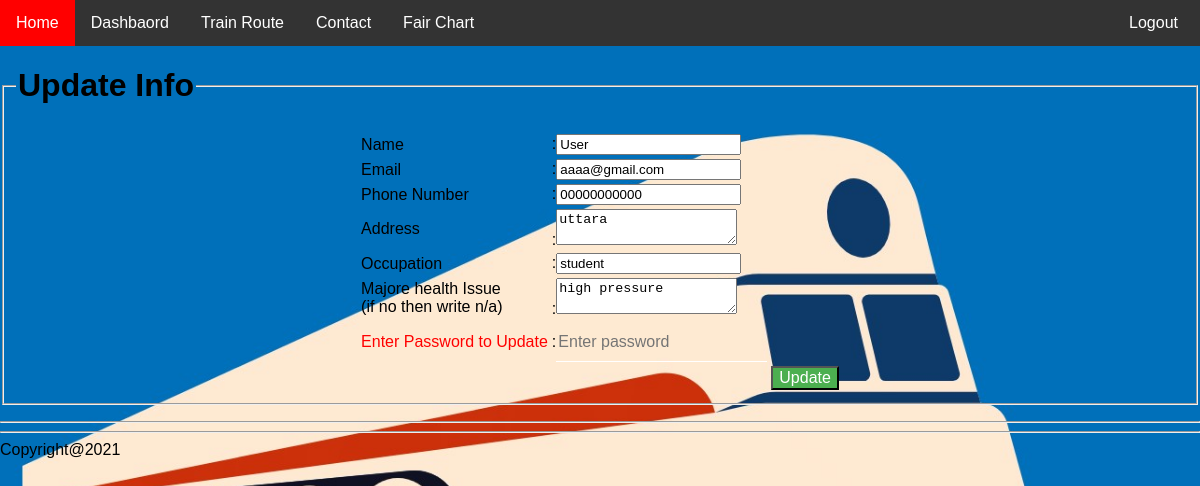
The app's page /user/update_user_info.php (signed in) with its own data.
### tables this page shows
CREATE TABLE `user_info` (
  `name` text NOT NULL,
  `email` varchar(20) NOT NULL,
  `pswrd` text NOT NULL,
  `phn_number` text NOT NULL,
  `nid` int(13) NOT NULL,
  `adrs` text NOT NULL,
  `dob` text NOT NULL,
  `bl_group` varchar(5) NOT NULL,
  `gender` text NOT NULL,
  `ocpsn` text NOT NULL,
  `healt_issue` text NOT NULL,
  `user_count` int(11) NOT NULL
);

### user/models/db_config.php (called while the page is built, shortened)
<?php
	$db_server="localhost";
	$db_uname="root";
	$db_pass="";
	$db_name="web_project";
	function get($query){
		global $db_server,$db_uname,$db_pass,$db_name;
		$conn = mysqli_connect($db_server,$db_uname,$db_pass,$db_name);
		$data = array();
		if($conn){
			$result = mysqli_query($conn,$query);
			while($row = mysqli_fetch_assoc($result)){
				$data[] = $row;
			}
		}
		return $data;
	}
?>

### user/controllers/update_controller.php (called while the page is built, shortened)
<?php
 include_once 'models/db_config.php';
 $pass="";
 ?>

### user/update_user_info.php (the view, shortened to what this page needs)
<?php
 include_once 'models/db_config.php';
 include_once 'controllers/header.php';
 include_once 'controllers/update_controller.php';
 $email=$_SESSION["ulog"];
 $query = "SELECT name, email,pswrd, phn_number, nid,adrs,dob,bl_group,gender,ocpsn,healt_issue,user_count FROM `user_info` WHERE email='$email'";
 $result=get($query);
?>
<html>
     <head>
     </head>
 <body>
         <form action="" onsubmit="return validate()" method="post">
             <fieldset>
                 <legend><h1>Update Info</h1></legend>
             <table align="center">
                 <tr>
                     <td>
                         Name
                     </td>
                     <td>
                         :<input id="name" type="text" name="name" value="<?php foreach ($result as $row){ echo "$row[name]";}?>" placeholder="Enter full name">
                     </td>
                     <td>
                     </td>
                 </tr>
                 <tr>
                     <td>
                         Email
                     </td>
                     <td>
                         :<input id="email" type="text" name="email" value="<?php foreach ($result as $row){ echo "$row[email]";}?>" placeholder="Enter a valid email">
                     </td>
                     <td>
                     </td>
                 </tr>
                 <tr>
                     <td>
                         Phone Number
                     </td>
                     <td>
                         :<input id="phone" type="text" name="phn" value="<?php foreach ($result as $row){ echo "$row[phn_number]";}?>" placeholder="Valid phone number">
                     </td>
                     <td>
                     </td>
                 </tr>
                 <tr>
                     <td>
                         Address
                     </td>
                     <td>
                         :<textarea id="adrs" name="adrs" placeholder="Enter full address"><?php foreach ($result as $row){ echo "$row[adrs]";}?></textarea>
                     </td>
                     <td>
                     </td>
                 </tr>
                 <tr>
                     <td>
                         Occupation
                     </td>
                     <td>
                         :<input id="opsn" type="text" name="opsn" value="<?php foreach ($result as $row){ echo "$row[ocpsn]";}?>" placeholder="Enter occupation">
                     </td>
                     <td>
                     </td>
                 </tr>
                 <tr>
                     <td>
                         Majore health Issue<br>
                         (if no then write n/a)
                     </td>
                     <td>
                         :<textarea id="health" name="health"  placeholder="Mention if any"><?php foreach ($result as $row){ echo "$row[healt_issue]";}?></textarea>
                     </td>
                     <td>
                     </td>
                 </tr>
                 <tr>
                   <td>
                    <p style="color: red">Enter Password to Update</p>
                   </td>
                   <td>
                       :<input id="password" type="password"  name="password" value="<?php echo $pass;?>" placeholder="Enter password">
                   </td>
                   <td>
                   </td>
                </tr>
                 <tr>
                     <td>
                     </td>
                     <td>
                     </td>
                     <td>
                     <input type="submit" name="update" value="Update">
                     </td>
                 </tr>
             </table>
         </fieldset>
     </form>
 </body>
</html>
<?php
include 'controllers/footer.php';
?>

### user/CSS/login/loginCSS.css (style rules this page uses)
body { margin: 0; padding: 0; background: url(background2.jpg); background-repeat: no-repeat; background-size: cover; bacground: opacity: 0.5; background-attachment: scroll; font-family: sans-serif; }
.loginbox input[type="text"], input[type="password"] { border: none; border-bottom: 1px solid #fff; background: transparent; outline: none; height: 40px; color: #fff; font-size: 16px; }

### user/controllers/header.php (style rules this page uses)
body { font-family: Arial, Helvetica, sans-serif; background-color: rgb(204, 204, 204); }
input[type=submit] { font-size: 16px; color: white; text-align: center; text-decoration: none; background-color: #4CAF50; }

### user/update_user_info.php (style rules this page uses)
body { background-color: rgb(204, 204, 204); }

### records on screen
user_info: name "User", email "aaaa@gmail.com", phn "00000000000", adrs "uttara", opsn "student", health "high pressure"
